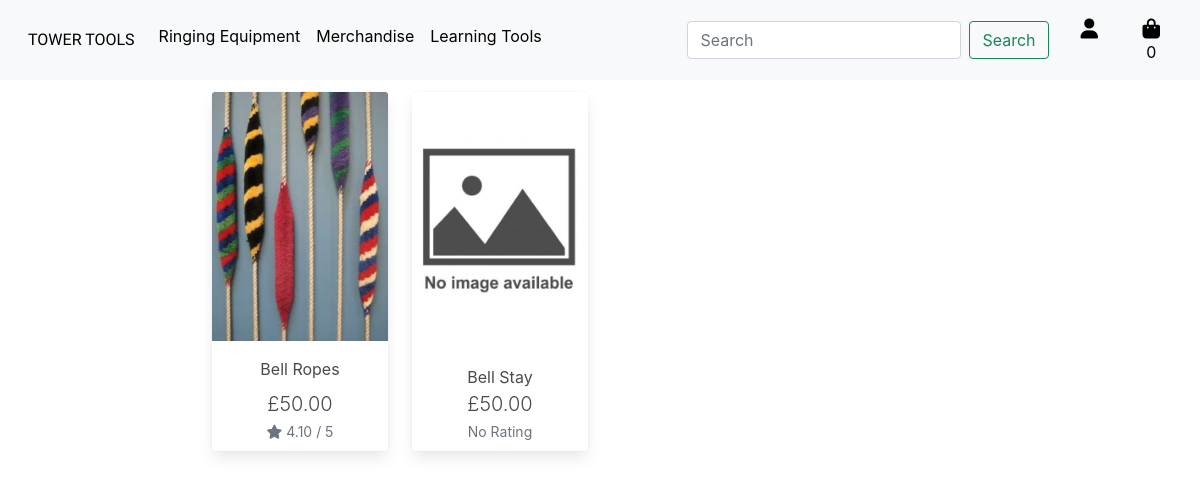
Page /products/ringing_equipment/ on the committed database.
### products/models.py (models this page shows, shortened)
class Product(models.Model):
    category = models.ForeignKey('Category', null=True, blank=True, on_delete=models.SET_NULL)
    sku = models.CharField(max_length=254, null=True, blank=True)
    name = models.CharField(max_length=254)
    friendly_name = models.CharField(max_length=254, null=True, blank=True)
    description = models.TextField()
    rope_size_option = models.BooleanField(default=False, null=True, blank=True)
    price = models.DecimalField(max_digits=6, decimal_places=2)
    rating = models.DecimalField(max_digits=6, decimal_places=2, null=True, blank=True)
    image_url = models.URLField(max_length=1024, null=True, blank=True)
    image = models.ImageField(null=True, blank=True)

### products/views.py (the view)
# urls.py: path('ringing_equipment/', views.ringing_equipment, name='products/ringing_equipment'),
def ringing_equipment(request):
    ringing_equipment = Product.objects.filter(category=1)
    context = {
        'ringing_equipment': ringing_equipment,
    }
    return render(request, 'products/ringing_equipment.html', context)

### bag/contexts.py (called while the page is built, shortened)
def bag_contents(request):
    bag_items = []
    free_delivery_threshold = 50
    standard_delivery_percentage = 0.1
    total = 0
    product_count = 0
    bag = request.session.get('bag', {})
    if total < free_delivery_threshold:
        delivery = total * Decimal(standard_delivery_percentage)
        remaining_to_free_del = free_delivery_threshold - total
    else:
        delivery = 0
        remaining_to_free_del = 0
    grand_total = delivery + total
    context = {
        'bag_items': bag_items,
        'total': total,
        'product_count': product_count,
        'delivery': delivery,
        'remaining_to_free_del': remaining_to_free_del,
        'grand_total': grand_total,
    }
    return context

### products/templates/products/ringing_equipment.html (shortened to what this page needs)
{% extends "base.html" %}
{% load static %}
{% block content %}
<div class="container">
    <div class="row">
        <div class="product-container col-10 offset-1">
            <div class="row">
                {% for product in ringing_equipment %}
                    <div class="col-sm-6 col-md-6 col-lg-4 col-xl-3">
                        <div class="card h-100 border-0">
                            {% if product.image %}
                            <a href="{% url 'product_detail' product.id %}">
                                <img class="card-img-top img-fluid" src="/static/imgs/{{ product.image }}" alt="{{ product.name }}">
                            </a>
                            {% else %}
                            <a href="{% url 'product_detail' product.id %}">
                                <img class="card-img-top img-fluid" src="/static/imgs/no_image.jpg" alt="{{ product.name }}">
                            </a>
                            {% endif %}
                            <div class="card-body pb-0">
                                <p class="mb-0 text-center">{% if product.friendly_name %}{{ product.friendly_name }}{% else %}{{ product.name }}{% endif %}</p>
                            </div>
                            <div class="card-footer pt-0 border-0 text-center m-auto">
                                <div class="row">
                                    <div class="col">
                                        <p class="lead mb-0 text-left font-weight-bold text-center">£{{ product.price }}</p>
                                        {% if product.rating %}
                                            <small class="text-muted text-center"><i class="fas fa-star mr-1"></i>{{ product.rating }} / 5</small>
                                        {% else %}
                                            <small class="text-muted text-center">No Rating</small>
                                        {% endif %}
                                    </div>
                                </div>
                            </div>
                        </div>
                    </div>
                {% endfor %}
            </div>
        </div>
    </div>
</div>
{% endblock %}

### static/css/base.css (style rules this page uses)
html { height: 100%; }

### rows in the picture
Product: image (picture), friendly_name "Bell Ropes", price "50.00", rating "4.10"
Product: name "Bell Stay", price "50.00", shows "No Rating"
